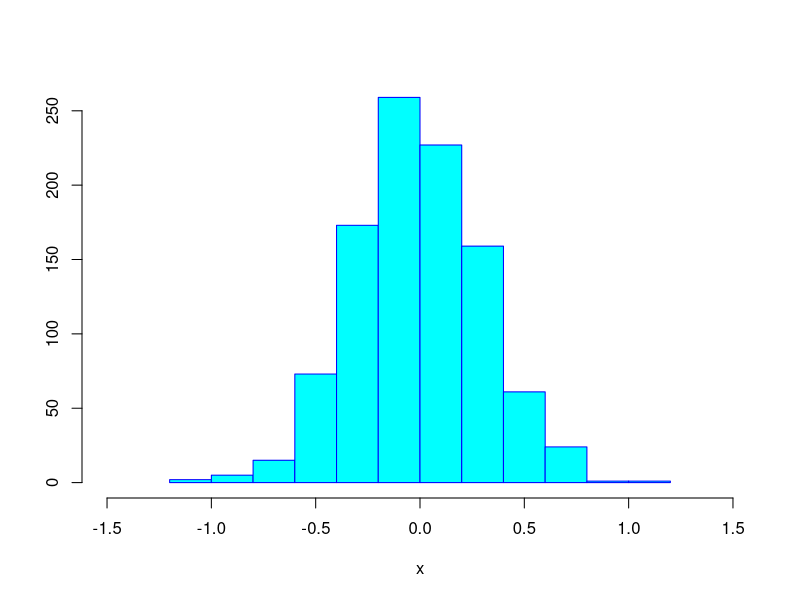
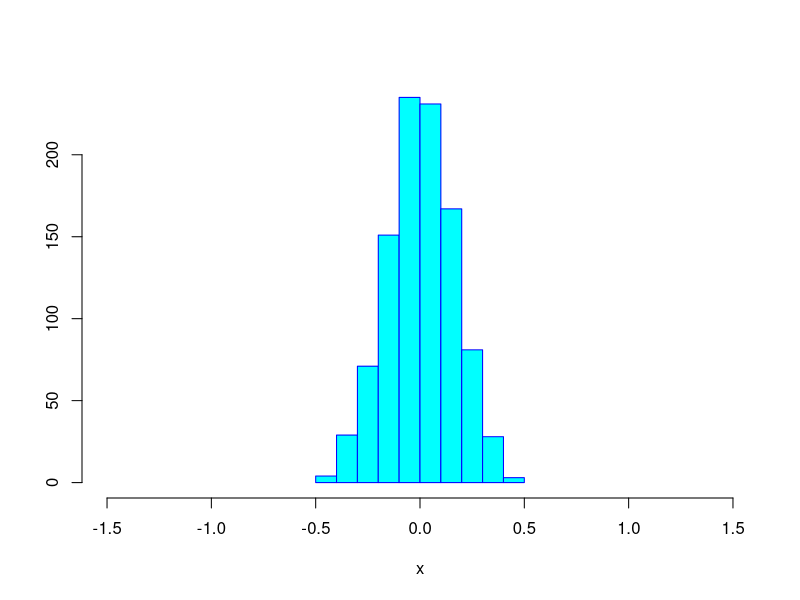

Write the R code that produced these figures, in order.
m10 <- rep(NA, 1000)
m40 <- rep(NA, 1000)
set.seed(9)
for( i in 1:1000) {
  m10[i] <- mean(rnorm(10))
  m40[i] <- mean(rnorm(40))
}

options(digits=4)
c(mean(m10), sd(m10))
c(mean(m40), sd(m40))

# par(mfrow=c(1,2))
hist(m10, xlim=c(-1.5, 1.5), main="", xlab="x", ylab="", col="cyan", border="blue")
hist(m40, xlim=c(-1.5, 1.5), main="", xlab="x", ylab="", col="cyan", border="blue")